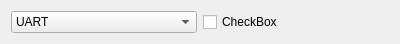
<?xml version="1.0" encoding="UTF-8"?>
<ui version="4.0">
 <class>IOForm</class>
 <widget class="QWidget" name="IOForm">
  <property name="geometry">
   <rect>
    <x>0</x>
    <y>0</y>
    <width>400</width>
    <height>42</height>
   </rect>
  </property>
  <property name="windowTitle">
   <string>Form</string>
  </property>
  <layout class="QHBoxLayout" name="horizontalLayout">
   <item>
    <widget class="QComboBox" name="comboBox">
     <item>
      <property name="text">
       <string>UART</string>
      </property>
     </item>
     <item>
      <property name="text">
       <string>LEDS</string>
      </property>
     </item>
     <item>
      <property name="text">
       <string>SBOX</string>
      </property>
     </item>
     <item>
      <property name="text">
       <string>CC</string>
      </property>
     </item>
    </widget>
   </item>
   <item>
    <widget class="QCheckBox" name="checkBox">
     <property name="text">
      <string>CheckBox</string>
     </property>
    </widget>
   </item>
  </layout>
 </widget>
 <resources/>
 <connections/>
</ui>
